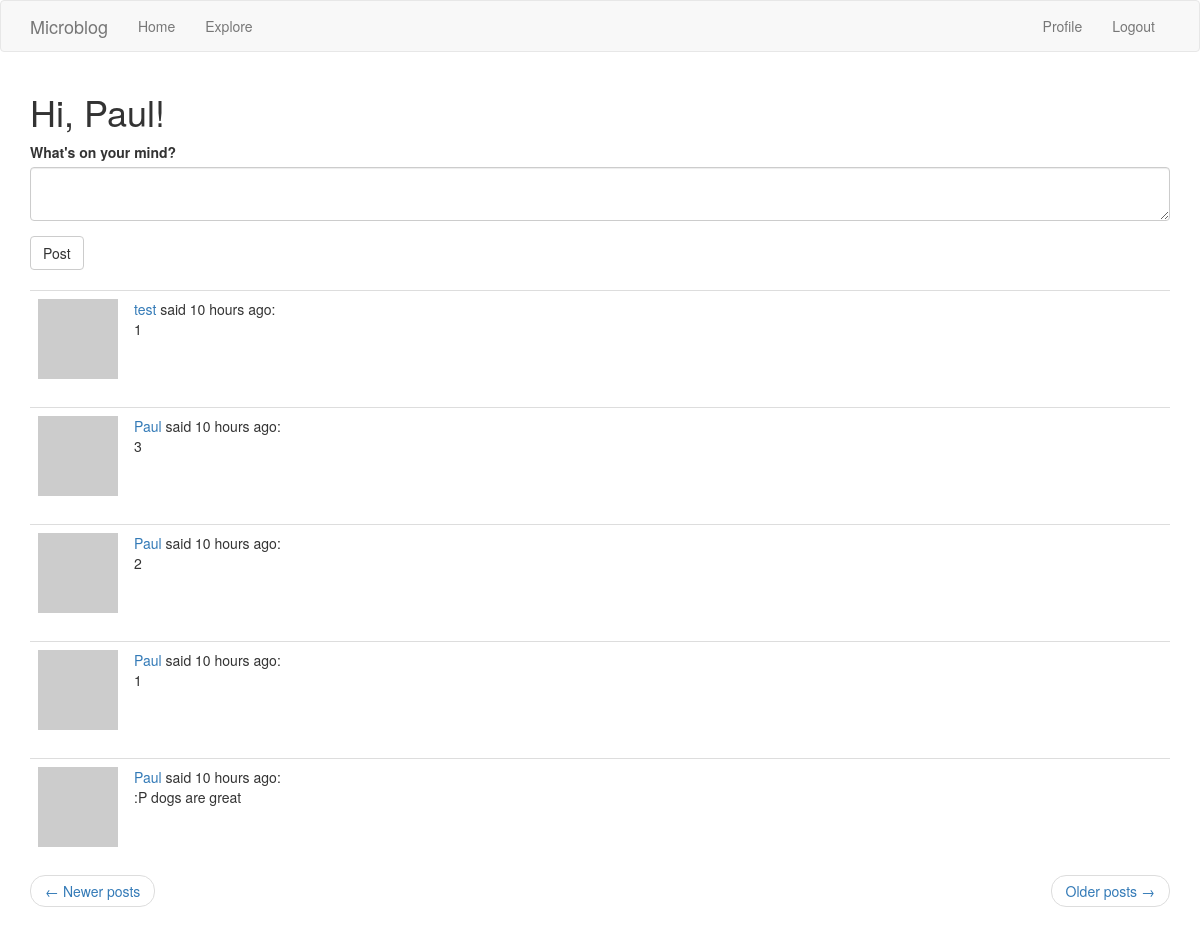
Page /index?page=2 (signed in) on the committed database.
### app/models.py (models this page shows, shortened)
class User(UserMixin, db.Model):
    id = db.Column(db.Integer, primary_key=True)
    username = db.Column(db.String(64), index=True, unique=True)
    email = db.Column(db.String(120), index=True, unique=True)
    password_hash = db.Column(db.String(128))
    posts = db.relationship('Post', backref='author', lazy='dynamic')
    about_me = db.Column(db.String(140))
    last_seen = db.Column(db.DateTime, default=datetime.utcnow)
    followed = db.relationship(
        'User', secondary=followers,
        primaryjoin = (followers.c.follower_id == id),
        secondaryjoin = (followers.c.followed_id == id),
        backref = db.backref('followers', lazy='dynamic'), lazy='dynamic')
    @login.user_loader
    def load_user(id):
        return User.query.get(int(id))
    def avatar(self, size):
        digest = md5(self.email.lower().encode('utf-8')).hexdigest()
        return 'https://www.gravatar.com/avatar/{}?d=identicon&s={}'.format(digest, size)
    def followed_posts(self):
        followed = Post.query.join(
            followers, (followers.c.followed_id == Post.user_id)).filter(
                followers.c.follower_id == self.id)
        return followed.union(self.posts).order_by(Post.timestamp.desc())

class Post(db.Model):
    id = db.Column(db.Integer, primary_key=True)
    body = db.Column(db.String(140))
    timestamp = db.Column(db.DateTime, index=True, default=datetime.utcnow)
    user_id = db.Column(db.Integer, db.ForeignKey('user.id'))

### app/routes.py (the view)
@app.route('/', methods=['GET', 'POST'])
@app.route('/index', methods=['GET', 'POST'])
@login_required
def index():
    form = PostForm()
    if form.validate_on_submit():
        post = Post(body=form.post.data, author=current_user)
        db.session.add(post)
        db.session.commit()
        flash('Your post is now live!')
        return redirect(url_for('index'))
    page = request.args.get('page', 1, type=int)
    posts = current_user.followed_posts().paginate(page=page, per_page=app.config['POSTS_PER_PAGE'], error_out=False)
    next_url = url_for('index', page=posts.next_num) if posts.has_next else None
    prev_url = url_for('index', page=posts.prev_num) if posts.has_prev else None
    return render_template('index.html', title='Home', posts=posts.items, form=form, next_url=next_url, prev_url=prev_url)

### app/forms.py
class PostForm(FlaskForm):
    post = TextAreaField('What\'s on your mind?', validators=[DataRequired(), Length(min=1, max=140)])
    submit = SubmitField('Post')

### app/routes.py (called while the page is built)
@app.before_request
def before_request():
    if current_user.is_authenticated:
        current_user.last_seen = datetime.utcnow()
        db.session.commit()

### app/templates/index.html
{% extends "base.html" %}
{% import 'bootstrap/wtf.html' as wtf %}
{% block app_content %}
    <h1>Hi, {{ current_user.username }}!</h1>
    {% if form %}
    {{ wtf.quick_form(form) }}
    <br>
    {% endif %}
    {% for post in posts %}
        {% include '_post.html' %}
    {% endfor %}
    <nav aria-label="...">
        <ul class="pager">
            <li class="previous{% if not prev_url %} disabled{% endif %}">
                <a href="{{ prev_url or '#' }}">
                    <span aria-hidden="true">&larr;</span> Newer posts
                </a>
            </li>
            <li class="next{% if not next_url %} disabled{% endif %}">
                <a href="{{ next_url or '#' }}">
                    Older posts <span aria-hidden="true">&rarr;</span>
                </a>
            </li>
        </ul>
    </nav>
{% endblock %}

### app/templates/_post.html
    <table class="table table-hover">
        <tr>
            <td width="70px">
                <a href="{{ url_for('user', username=post.author.username) }}">
                    <img src="{{ post.author.avatar(70) }}" />
                </a>
            </td>
            <td>
                <a href="{{ url_for('user', username=post.author.username) }}">
                    {{ post.author.username }}
                </a>
                said {{ moment(post.timestamp).fromNow() }}:
                <br>
                {{ post.body }}
            </td>
        </tr>
    </table>

### rows in the picture
User: username "Paul"
Post: author.username "test", timestamp "10 hours ago", body "1"
Post: author.username "Paul", timestamp "10 hours ago", body "3"
Post: author.username "Paul", timestamp "10 hours ago", body "2"
Post: author.username "Paul", timestamp "10 hours ago", body "1"
Post: author.username "Paul", timestamp "10 hours ago", body ":P dogs are great"
